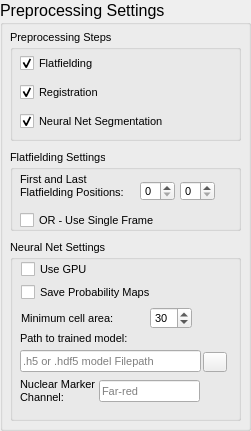
     <widget class="QGroupBox" name="Preprocessing">
      <property name="geometry">
       <rect>
        <x>280</x>
        <y>30</y>
        <width>251</width>
        <height>431</height>
       </rect>
      </property>
      <property name="font">
       <font>
        <pointsize>12</pointsize>
       </font>
      </property>
      <property name="title">
       <string>Preprocessing Settings</string>
      </property>
      <widget class="QGroupBox" name="groupBox_6">
       <property name="geometry">
        <rect>
         <x>10</x>
         <y>240</y>
         <width>231</width>
         <height>181</height>
        </rect>
       </property>
       <property name="font">
        <font>
         <pointsize>8</pointsize>
        </font>
       </property>
       <property name="title">
        <string>Neural Net Settings</string>
       </property>
       <widget class="QCheckBox" name="checkBox_5">
        <property name="geometry">
         <rect>
          <x>11</x>
          <y>21</y>
          <width>66</width>
          <height>16</height>
         </rect>
        </property>
        <property name="text">
         <string>Use GPU</string>
        </property>
        <property name="checked">
         <bool>false</bool>
        </property>
       </widget>
       <widget class="QCheckBox" name="checkBox_6">
        <property name="geometry">
         <rect>
          <x>11</x>
          <y>44</y>
          <width>141</width>
          <height>16</height>
         </rect>
        </property>
        <property name="text">
         <string>Save Probability Maps</string>
        </property>
       </widget>
       <widget class="QLabel" name="label_13">
        <property name="geometry">
         <rect>
          <x>11</x>
          <y>70</y>
          <width>121</width>
          <height>16</height>
         </rect>
        </property>
        <property name="text">
         <string>Minimum cell area:</string>
        </property>
       </widget>
       <widget class="QLineEdit" name="model">
        <property name="geometry">
         <rect>
          <x>10</x>
          <y>110</y>
          <width>181</width>
          <height>22</height>
         </rect>
        </property>
        <property name="placeholderText">
         <string>.h5 or .hdf5 model Filepath</string>
        </property>
       </widget>
       <widget class="QLabel" name="label_14">
        <property name="geometry">
         <rect>
          <x>10</x>
          <y>90</y>
          <width>151</width>
          <height>16</height>
         </rect>
        </property>
        <property name="text">
         <string>Path to trained model:</string>
        </property>
       </widget>
       <widget class="QSpinBox" name="spinBox">
        <property name="geometry">
         <rect>
          <x>140</x>
          <y>67</y>
          <width>42</width>
          <height>22</height>
         </rect>
        </property>
        <property name="specialValueText">
         <string>0</string>
        </property>
        <property name="accelerated">
         <bool>false</bool>
        </property>
        <property name="maximum">
         <number>1000</number>
        </property>
        <property name="value">
         <number>30</number>
        </property>
       </widget>
       <widget class="QLineEdit" name="lineEdit_22">
        <property name="geometry">
         <rect>
          <x>89</x>
          <y>140</y>
          <width>101</width>
          <height>22</height>
         </rect>
        </property>
        <property name="placeholderText">
         <string>Far-red</string>
        </property>
       </widget>
       <widget class="QLabel" name="label_15">
        <property name="geometry">
         <rect>
          <x>10</x>
          <y>135</y>
          <width>91</width>
          <height>31</height>
         </rect>
        </property>
        <property name="text">
         <string>Nuclear Marker Channel:</string>
        </property>
        <property name="wordWrap">
         <bool>true</bool>
        </property>
       </widget>
       <widget class="QPushButton" name="b2_2">
        <property name="geometry">
         <rect>
          <x>193</x>
          <y>112</y>
          <width>24</width>
          <height>20</height>
         </rect>
        </property>
        <property name="text">
         <string/>
        </property>
        <property name="icon">
         <iconset>
          <normaloff>../../Downloads/icons8-browse-folder-48.png</normaloff>../../Downloads/icons8-browse-folder-48.png</iconset>
        </property>
        <property name="iconSize">
         <size>
          <width>22</width>
          <height>22</height>
         </size>
        </property>
       </widget>
      </widget>
      <widget class="QGroupBox" name="groupBox_7">
       <property name="geometry">
        <rect>
         <x>10</x>
         <y>30</y>
         <width>231</width>
         <height>111</height>
        </rect>
       </property>
       <property name="font">
        <font>
         <pointsize>8</pointsize>
        </font>
       </property>
       <property name="title">
        <string>Preprocessing Steps</string>
       </property>
       <widget class="QWidget" name="layoutWidget_5">
        <property name="geometry">
         <rect>
          <x>10</x>
          <y>20</y>
          <width>161</width>
          <height>85</height>
         </rect>
        </property>
        <layout class="QVBoxLayout" name="verticalLayout_4">
         <item>
          <widget class="QCheckBox" name="checkBox_10">
           <property name="text">
            <string>Flatfielding</string>
           </property>
           <property name="checked">
            <bool>true</bool>
           </property>
          </widget>
         </item>
         <item>
          <widget class="QCheckBox" name="checkBox_11">
           <property name="text">
            <string>Registration</string>
           </property>
           <property name="checked">
            <bool>true</bool>
           </property>
          </widget>
         </item>
         <item>
          <widget class="QCheckBox" name="checkBox_12">
           <property name="text">
            <string>Neural Net Segmentation</string>
           </property>
           <property name="checked">
            <bool>true</bool>
           </property>
          </widget>
         </item>
        </layout>
       </widget>
      </widget>
      <widget class="QGroupBox" name="groupBox_8">
       <property name="geometry">
        <rect>
         <x>10</x>
         <y>150</y>
         <width>231</width>
         <height>81</height>
        </rect>
       </property>
       <property name="font">
        <font>
         <pointsize>8</pointsize>
        </font>
       </property>
       <property name="title">
        <string>Flatfielding Settings</string>
       </property>
       <widget class="QLabel" name="label_16">
        <property name="geometry">
         <rect>
          <x>10</x>
          <y>20</y>
          <width>111</width>
          <height>31</height>
         </rect>
        </property>
        <property name="text">
         <string>First and Last Flatfielding Positions:</string>
        </property>
        <property name="wordWrap">
         <bool>true</bool>
        </property>
       </widget>
       <widget class="QCheckBox" name="checkBox_13">
        <property name="geometry">
         <rect>
          <x>10</x>
          <y>60</y>
          <width>151</width>
          <height>20</height>
         </rect>
        </property>
        <property name="text">
         <string>OR - Use Single Frame</string>
        </property>
       </widget>
       <widget class="QSpinBox" name="spinBox_2">
        <property name="geometry">
         <rect>
          <x>130</x>
          <y>31</y>
          <width>35</width>
          <height>20</height>
         </rect>
        </property>
        <property name="maximum">
         <number>1000</number>
        </property>
       </widget>
       <widget class="QSpinBox" name="spinBox_3">
        <property name="geometry">
         <rect>
          <x>170</x>
          <y>31</y>
          <width>35</width>
          <height>20</height>
         </rect>
        </property>
        <property name="maximum">
         <number>1000</number>
        </property>
       </widget>
      </widget>
     </widget>
